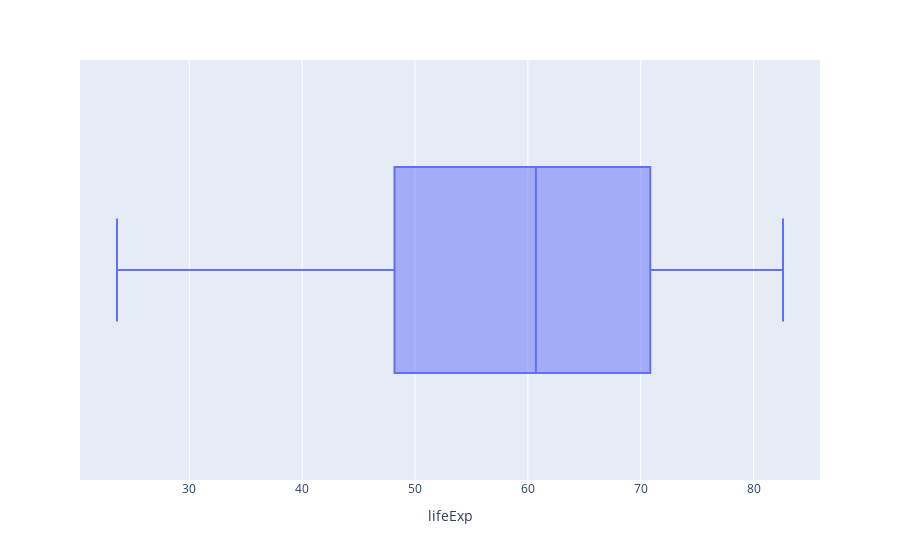

Here is the notebook cell this chart was saved with:
### Markdown cell above
#### boxplot

### Code cell
px.box(df, 'lifeExp')

### Figure 1 — Plotly figure (JSON) as saved in the notebook; plotly's stock layout.template omitted (floating-point values rounded to 4 significant figures; data arrays with more than 128 entries replaced by an {"elided": "..."} marker saying what was removed)
{"data": [{"alignmentgroup": "True", "hovertemplate": "lifeExp=%{x}<extra></extra>", "legendgroup": "", "marker": {"color": "#636efa"}, "name": "", "notched": false, "offsetgroup": "", "orientation": "h", "showlegend": false, "type": "box", "x": {"elided": "1704 float values"}, "x0": " ", "xaxis": "x", "y0": " ", "yaxis": "y"}], "layout": {"boxmode": "group", "legend": {"tracegroupgap": 0}, "margin": {"t": 60}, "xaxis": {"anchor": "y", "domain": [0, 1], "title": {"text": "lifeExp"}}, "yaxis": {"anchor": "x", "domain": [0, 1]}}}
